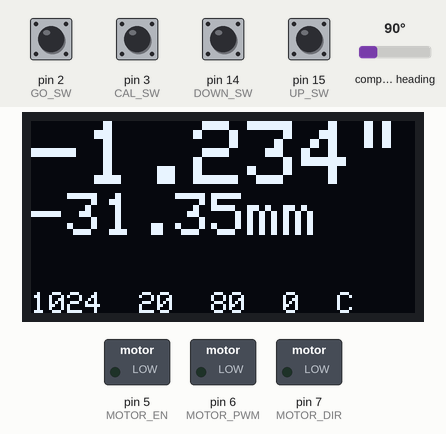
The sketch below on a simulated Arduino Uno, built with avr-gcc and run on an emulated ATmega328P. Shown: 128×64 one-colour display, switched loads named in the sketch (green lamp = pin HIGH). Wiring (inferred from the names in the program): AS5600 angle sensor at I2C address 0x36. The inputs (shaded band) are chosen by the test bench; at power-on: pin 2 (GO_SW), pin 3 (CAL_SW), pin 14 (DOWN_SW), pin 15 (UP_SW) HIGH, compass heading 90°. EEPROM starts erased; what the sketch prints to the serial monitor is not drawn.

Above: at 4.2 s.
4.3 s: pin 2 (GO_SW) pulled LOW for 1 s
At 5.0 s:
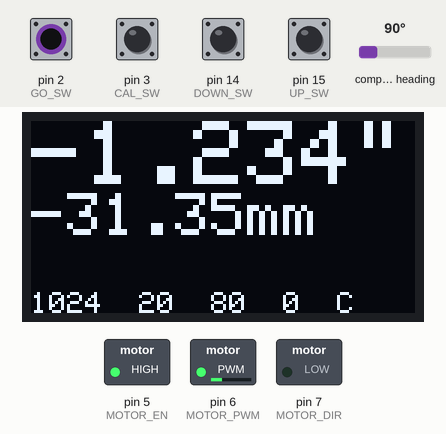
6.8 s: compass heading set to 84°
At 8.4 s:
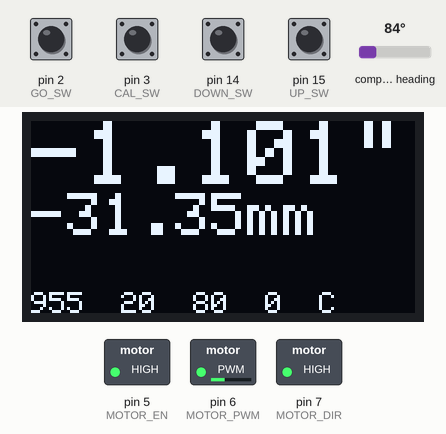
9.3 s: compass heading set to 92°
At 10.7 s:
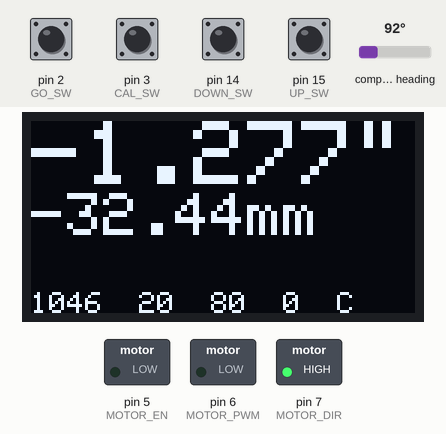
11.0 s: pin 14 (DOWN_SW) pulled LOW for 1 s
At 12.8 s:
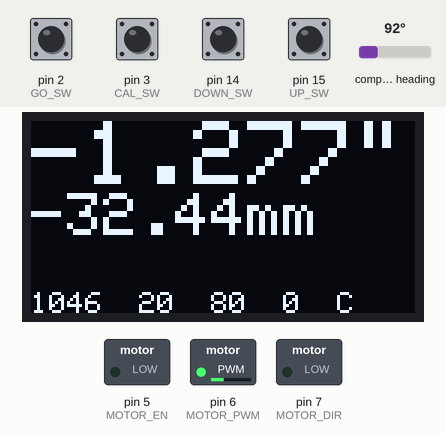
13.6 s: pin 15 (UP_SW) pulled LOW for 1 s
At 15.9 s:
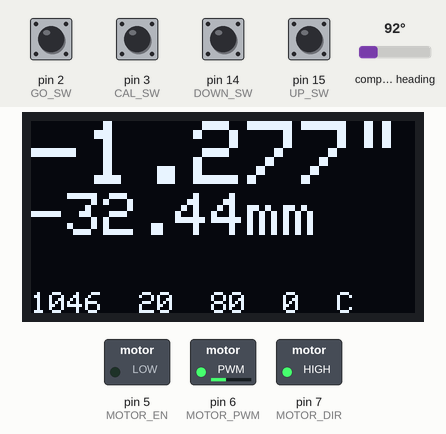
16.2 s: pin 3 (CAL_SW) pulled LOW for 0.15 s
At 17.7 s:
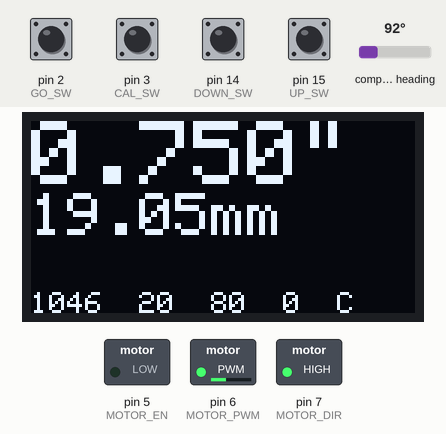
Timing chart, 0 to 18.9 s (numbered marks = the images above; inputs shaded):
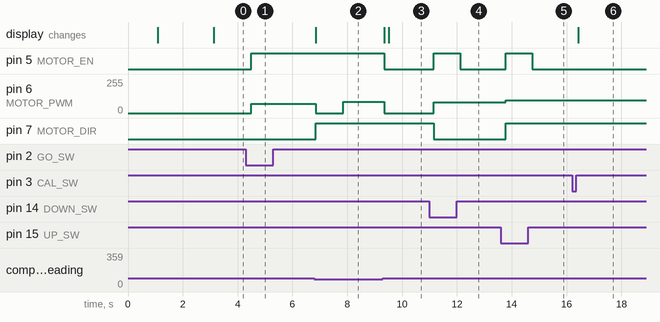

Measured:
- the behaviour switches between 88 and 87° on compass heading (found by bisection; images 1 and 2)
- the behaviour switches between 89 and 90° on compass heading (found by bisection; images 2 and 3)
- after the input at 4.3 s, pin 5 (MOTOR_EN): LOW → HIGH after 0.19 s; pin 6 (MOTOR_PWM): 0/255 → 70/255 after 0.19 s
- after the input at 6.8 s, pin 6 (MOTOR_PWM): 70/255 → 0/255 after 0.05 s, → 85/255 1.0 s later; pin 7 (MOTOR_DIR): LOW → HIGH after 0.05 s; the display: changes after 0.05 s (image 2)
- after the input at 9.3 s, pin 5 (MOTOR_EN): HIGH → LOW after 0.05 s; pin 6 (MOTOR_PWM): 85/255 → 0/255 after 0.05 s; the display: first changes after 0.05 s (image 3 shows a later state)
- after the input at 11.0 s, pin 5 (MOTOR_EN): LOW → HIGH after 0.15 s, → LOW 0.96 s later; pin 6 (MOTOR_PWM): 0/255 → 80/255 after 0.15 s; pin 7 (MOTOR_DIR): HIGH → LOW after 0.15 s
- after the input at 13.6 s, pin 5 (MOTOR_EN): LOW → HIGH after 0.19 s, → LOW 0.96 s later; pin 6 (MOTOR_PWM): 80/255 → 95/255 after 0.19 s; pin 7 (MOTOR_DIR): LOW → HIGH after 0.19 s
- after the input at 16.2 s, the display: changes after 0.23 s (image 6)

The sketch:

planner_3_motor.ino
```cpp
// ---------------------------------------------------------------- /
// Arduino I2C Scanner
// Re-writed by Arbi Abdul Jabbaar
// Using Arduino IDE 1.8.7
// Using GY-87 module for the target
// Tested on 10 September 2019
// This sketch tests the standard 7-bit addresses
// Devices with higher bit address might not be seen properly.

//The AS5600 sensor is addressd at 0x36

// Bob planner control
// measure distance with sensor and control motor with PWM signal.

// Rev History
// rev 0.0 initial
// rev 1.0 change to speed up motor if button held > 3sec.
//
// ---------------------------------------------------------------- /

#include <Wire.h>     //include Wire.h library
#include <SPI.h>
#include <EEPROM.h>
#include <Adafruit_SSD1305.h>
#include <Adafruit_GFX.h>

// Used for software SPI
#define OLED_CLK 13
#define OLED_MOSI 11

// Used for software or hardware SPI
#define OLED_CS 4
#define OLED_DC 8

// Used for I2C or SPI
#define OLED_RESET 9

#define UP_SW 15
#define DOWN_SW 14
#define CAL_SW 3
#define GO_SW 2

#define MOTOR_DIR 7
#define MOTOR_PWM 6
#define MOTOR_EN 5

// define the resoluation of a sensor count 8.5" / 4096
#define CNT 0.001936
#define AS5600 0x36

char str_rev[] = "rev 1.0";
byte agc,st,rhb,rlb,hb,lb;
byte conf_l,conf_h;

byte address = AS5600;
byte i2c_return = 0;
byte ep1,ep2;
int eeprom_correct;
float height_in,height_mm;
//int nDevices = 0;
int sensor_cnt;
//char d_str[20];
float planner_set;
unsigned long sw_time;

bool up_sw,down_sw,cal_sw,go_sw;
bool dir = false;   //set the motor direction false is lower / true is raise
bool mot_en = false;

// software SPI
//Adafruit_SSD1305 display(128, 64, OLED_MOSI, OLED_CLK, OLED_DC, OLED_RESET, OLED_CS);
// hardware SPI - use 7Mhz (7000000UL) or lower because the screen is rated for 4MHz, or it will remain blank!
Adafruit_SSD1305 display(128, 64, &SPI, OLED_DC, OLED_RESET, OLED_CS, 7000000UL);

//void updaate_display();

void setup()
{
  Wire.begin();
  Serial.begin(9600); // The baudrate of Serial monitor is set in 9600
  while (!Serial); // Waiting for Serial Monitor
  Serial.println("\nbegin");

  ep1 = EEPROM.read(0);   // this location holds the sensor value for 0.75"
  ep2 = EEPROM.read(1);

  Serial.print(ep1);
  Serial.print("   ");
  Serial.println(ep2);

  eeprom_correct = ep1*256 + ep2;

  pinMode(GO_SW,INPUT_PULLUP);
  pinMode(CAL_SW,INPUT_PULLUP);

  pinMode(UP_SW,INPUT_PULLUP);
  pinMode(DOWN_SW,INPUT_PULLUP);

  pinMode(MOTOR_EN,OUTPUT);
  pinMode(MOTOR_DIR,OUTPUT);
  pinMode(MOTOR_PWM,OUTPUT);
  digitalWrite(MOTOR_EN,LOW);


  if ( ! display.begin(0x3C) ) { //for SPI no device addess is required
    Serial.println("Unable to initialize OLED");
    while (1) yield();
  }

// set hystersis value on sensor
  Wire.beginTransmission(address);
  Wire.write(0x08);
  Wire.write(0x0C);
  Wire.endTransmission();

// read sensor conf registers
  Wire.beginTransmission(address);
  Wire.write(0x07);
  Wire.endTransmission();
  Wire.requestFrom(0x36,2);

  conf_h = Wire.read();
  conf_l = Wire.read();

  // init done
  display.setRotation(2);
  display.display(); // show splashscreen
  delay(1000);
  display.setTextColor(WHITE);
/*
  display.clearDisplay();
    // text display tests
  display.setTextSize(3);
  display.setTextColor(WHITE);
  display.setCursor(0,0);
  display.println("Hello, world!");
  display.display();
  delay(3000);
*/
   Wire.beginTransmission(address);
   byte i2c_return = Wire.endTransmission();

   display.clearDisplay();
   display.setTextSize(2);
   display.setCursor(0,0);
   switch (i2c_return){
   case 0:
      display.println("sensor ok");
      break;
    case 4:
      display.println("no sensor  found");
      break;
    default:
      display.println("sensor     error");
      break;
   }

   display.println(str_rev);

    display.display();
    delay(2000);

    read_5600();

    planner_set = (eeprom_correct -(rhb*256 + rlb)) * CNT + 0.75;

    //test_motor();
}

void loop()
{
   //Serial.println("loop");

   int sensor_cnt = 0;

   read_switches();

   read_5600();

   sensor_cnt = sensor_cnt + (rhb*256 + rlb);

   height_in = (eeprom_correct - sensor_cnt) * CNT + 0.75;

   height_mm = height_in * 25.4;

   if(up_sw  && !mot_en)  //if up sw sensed and motor not enabled
   {
     move_up();
     //planner_set = planner_set + 0.01;
     //Serial.println("move up");
   }

   if(down_sw && !mot_en) //if down sw sensed amd motor not enabled
   {
     move_down();
     //planner_set = planner_set - 0.01;
     //Serial.println("move down");
   }

   if(mot_en && !(up_sw || down_sw)) // disbale motor if no up or down sw detected
   {
     digitalWrite(MOTOR_EN,LOW);
     mot_en = LOW;
    // Serial.println("motor disbale");
   }

  // if up or down switch detected for > 2sec speed up the motor signal
  if(mot_en and ((millis()-sw_time)>3000))
  { if(up_sw)
    { analogWrite(MOTOR_PWM,215);
    }
    else
    {analogWrite(MOTOR_PWM,200);
    }
  }

   // if(go_sw)  move_to_position();
   if(go_sw) update_position();

   update_display();

  // when the switch is pushed the planner should be set for a height of 0.75"
  // this will store the sensor values to EEPROM and display 0.75"
  if(cal_sw)
  { //cal_sw = false;
    EEPROM.write(0,rhb);
    EEPROM.write(1,rlb);
    eeprom_correct = rhb*256 + rlb;
  }

  delay(100); // wait 5 seconds for the next I2C scan
}

// end of loop code
```

motor_control.ino
```cpp
void test_motor() {
      //motor test

    digitalWrite(MOTOR_EN,HIGH);
    analogWrite(MOTOR_PWM, 127);
    delay (5000);
    analogWrite(MOTOR_PWM,0);
    delay(2000);

    digitalWrite(MOTOR_DIR,HIGH);
    analogWrite(MOTOR_PWM,127);
    delay(5000);
    analogWrite(MOTOR_PWM,0);

    digitalWrite(MOTOR_EN,LOW);

}

void move_up()
{
    digitalWrite(MOTOR_EN,HIGH);
    digitalWrite(MOTOR_DIR,HIGH); //
    analogWrite(MOTOR_PWM,95);
    mot_en = true;
    sw_time = millis();
    //Serial.println("move up enable");

}

void move_down()
{
    digitalWrite(MOTOR_EN,HIGH);
    digitalWrite(MOTOR_DIR,LOW); //
    analogWrite(MOTOR_PWM,80);
    mot_en = true;
    sw_time = millis();
   // Serial.println("move down enable");
}

void update_position()
{
  float current_height = height_in;

  //move down 0.1" then back to potition
    digitalWrite(MOTOR_EN,HIGH);
    digitalWrite(MOTOR_DIR,LOW); //
    analogWrite(MOTOR_PWM,70);
    while(height_in < (current_height + 0.05))
    {
      sensor_cnt = read_5600();
      height_in =(eeprom_correct - sensor_cnt) * CNT + 0.75;
      update_display();
    }
    // planner height should have dropped 0.05"

    analogWrite(MOTOR_PWM,0);
    digitalWrite(MOTOR_DIR,HIGH);
    delay(1000);
    analogWrite(MOTOR_PWM,85);
    while(height_in > current_height + 0.004)
    {
      sensor_cnt = read_5600();
      height_in =(eeprom_correct - sensor_cnt) * CNT + 0.75;
      update_display();
    }
    analogWrite(MOTOR_PWM,0);
    digitalWrite(MOTOR_EN,LOW); //disbale motor
}


void move_to_position() {
// function to control planner height, if the new height is smaller than
// the current postion then just move up to position.  If the new height
// is larger than then the current position then lower past the set
// height by 0.1" and then move back to set position.

  //Serial.println("cal go");

  if (planner_set < height_in)  //then we move up
  {
    digitalWrite(MOTOR_EN,HIGH);
    digitalWrite(MOTOR_DIR,HIGH); //
    analogWrite(MOTOR_PWM,60);
    while(height_in > planner_set + 0.01)
    { sensor_cnt = read_5600();
      height_in =(eeprom_correct - sensor_cnt) * CNT + 0.75;
      update_display();
    }
  }
  else  // we need to move down and then come back up
  {
    digitalWrite(MOTOR_EN,HIGH);
    digitalWrite(MOTOR_DIR,LOW); //
    analogWrite(MOTOR_PWM,50);
    while(height_in < planner_set + 0.05)
    {
      sensor_cnt = read_5600();
      height_in =(eeprom_correct - sensor_cnt) * CNT + 0.75;
      update_display();
    }
    analogWrite(MOTOR_PWM,0);
    digitalWrite(MOTOR_DIR,HIGH);
    delay(1000);
    analogWrite(MOTOR_PWM,30);
    while(height_in > planner_set + 0.004)
    {
      sensor_cnt = read_5600();
      height_in =(eeprom_correct - sensor_cnt) * CNT + 0.75;
      update_display();
    }
  }
  analogWrite(MOTOR_PWM,0);
  digitalWrite(MOTOR_EN,LOW);

//  Serial.println("cal done");
}
```

rd_switches.ino
```cpp
// read the 4 swicth inputs


void read_switches() {

  if(!digitalRead(UP_SW))
  { delay(75);
    if (!digitalRead(UP_SW))
      up_sw = true;
  }else
    up_sw = false;

  if(!digitalRead(DOWN_SW))
  { delay(75);
    if (!digitalRead(DOWN_SW))
      down_sw = true;
  }else
    down_sw = false;

  if(!digitalRead(GO_SW))
  { delay(75);
    if (!digitalRead(GO_SW))
      go_sw = true;
  }else
    go_sw = false;

  if(!digitalRead(CAL_SW))
  { delay(50);
    if (!digitalRead(CAL_SW))
      cal_sw = true;
  }else
    cal_sw = false;
}
```

read_sensor.ino
```cpp
int read_5600() {

    // read date from the AS5600 sensor

     Wire.beginTransmission(address);
     Wire.write(0x0B);
     Wire.endTransmission();
     Wire.requestFrom(0x36,1);
     st = Wire.read();

     Wire.beginTransmission(address);
     Wire.write(0x1A);
     Wire.endTransmission();
     Wire.requestFrom(0x36,1);
     agc = Wire.read();

     Wire.beginTransmission(address); //read the raw angle and angle data drom the sensor
     Wire.write(0x0C);
     Wire.endTransmission();
     Wire.requestFrom(0x36,4);

     rhb = Wire.read();
     rlb = Wire.read();
     hb = Wire.read();
     lb = Wire.read();

     return(rhb*256+rlb);
}
```

update_display.ino
```cpp
// update the display info here


void update_display() {

     display.clearDisplay();
     display.setTextSize(3);
     display.setCursor(0,0);
     display.print(height_in,3);

     display.println("\"");

     display.setTextSize(2);
     display.print(height_mm,2);
     //display.print(planner_set);
     display.println("mm");
     display.setCursor(0,57);
     display.setTextSize(1);
     display.print(hb*256+lb);
     display.print("  ");
     display.print(st,HEX);
     display.print("  ");
     display.print(agc,HEX);
     display.print("  ");
     display.print(conf_h,HEX);
     display.print("  ");
     display.println(conf_l,HEX);

     display.display();
}
```
